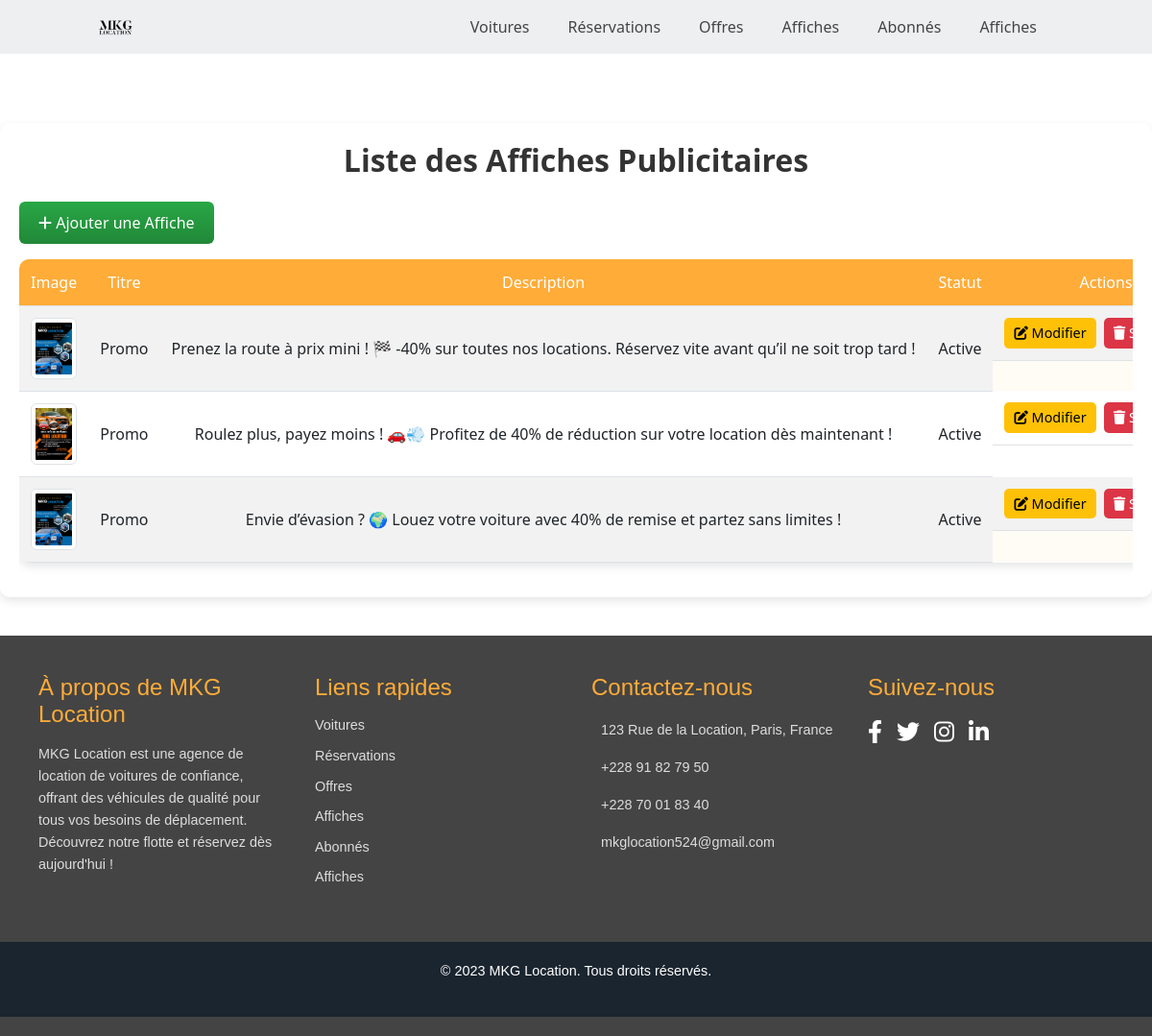
Page /affiche/ on the committed database.
### vehicules/models.py (models this page shows, shortened)
class PromotionSlide(models.Model):
    image = models.ImageField(upload_to='promotions/')  # Stocke les images dans le dossier 'promotions/'
    title = models.CharField(max_length=100)  # Titre de la promotion
    description = models.TextField()  # Description de la promotion
    is_active = models.BooleanField(default=True)  # Permet d'activer/désactiver une slide

### vehicules/views.py (the view)
# urls.py: path('affiche/', views.liste_affiches, name='liste_affiches'),
def liste_affiches(request):
    affiches = PromotionSlide.objects.all()
    return render(request, 'dashboard/affiche/liste_affiches.html', {'affiches': affiches})

### vehicules/templates/dashboard/Affiche/liste_affiches.html (shortened to what this page needs)
{% load static %}
<!DOCTYPE html>
<html lang="fr">
<head>
    <link href="https://cdn.jsdelivr.net/npm/bootstrap@5.3.0/dist/css/bootstrap.min.css" rel="stylesheet">
    <link href="https://cdnjs.cloudflare.com/ajax/libs/font-awesome/6.0.0-beta3/css/all.min.css" rel="stylesheet">
</head>
<body>
    <header class="section">
        <div class="logo">
            <a href="{% url 'dashboard' %}">
                <img src="{% static 'images/logomkg.png' %}" alt="Logo MKG">
            </a>
        </div>
        <div class="navbar-container">
            <ul class="navbar">
                <li><a href="{% url 'liste_voitures' %}">Voitures</a></li>
                <li><a href="{% url 'liste_reservations' %}">Réservations</a></li>
                <li><a href="{% url 'liste_offres' %}">Offres</a></li>
                <li><a href="{% url 'liste_affiches' %}">Affiches</a></li>
                <li><a href="{% url 'liste_abonnes' %}">Abonnés</a></li>
                <li><a href="{% url 'liste_affiches' %}">Affiches</a></li>
            </ul>
        </div>
    </header>
    <main>
        <div class="container mt-5">
            <h1 class="mb-4">Liste des Affiches Publicitaires</h1>
            <a href="{% url 'ajouter_affiche' %}" class="btn btn-success mb-3">
                <i class="fas fa-plus"></i> Ajouter une Affiche
            </a>
            <div class="table-responsive">
                <table class="table table-striped table-hover">
                    <thead>
                        <tr>
                            <th>Image</th>
                            <th>Titre</th>
                            <th>Description</th>
                            <th>Statut</th>
                            <th>Actions</th>
                        </tr>
                    </thead>
                    <tbody>
                        {% for affiche in affiches %}
                        <tr>
                            <td>
                                <img src="{{ affiche.image.url }}" alt="{{ affiche.title }}" class="img-thumbnail" width="100">
                            </td>
                            <td>{{ affiche.title }}</td>
                            <td>{{ affiche.description }}</td>
                            <td>{{ affiche.is_active|yesno:"Active,Inactive" }}</td>
                            <td class="d-flex gap-2">
                                <a href="{% url 'modifier_affiche' affiche.id %}" class="btn btn-warning btn-sm">
                                    <i class="fas fa-edit"></i> Modifier
                                </a>
                                <a href="{% url 'supprimer_affiche' affiche.id %}" class="btn btn-danger btn-sm">
                                    <i class="fas fa-trash"></i> Supprimer
                                </a>
                            </td>
                        </tr>
                        {% endfor %}
                    </tbody>
                </table>
            </div>
        </div>
    </main>
    <footer class="footer">
        <div class="footer-container">
            <div class="footer-section">
                <h3>À propos de MKG Location</h3>
                <p>MKG Location est une agence de location de voitures de confiance, offrant des véhicules de qualité pour tous vos besoins de déplacement. Découvrez notre flotte et réservez dès aujourd'hui !</p>
            </div>
            <div class="footer-section">
                <h3>Liens rapides</h3>
                <ul>
                    <li><a href="{% url 'liste_voitures' %}">Voitures</a></li>
                    <li><a href="{% url 'liste_reservations' %}">Réservations</a></li>
                    <li><a href="{% url 'liste_offres' %}">Offres</a></li>
                    <li><a href="{% url 'liste_affiches' %}">Affiches</a></li>
                    <li><a href="{% url 'liste_abonnes' %}">Abonnés</a></li>
                    <li><a href="{% url 'liste_affiches' %}">Affiches</a></li>
                </ul>
            </div>
            <div class="footer-section">
                <h3>Contactez-nous</h3>
                <ul>
                    <li> 123 Rue de la Location, Paris, France</li>
                    <li><a href="https://wa.me/22891827950" target="_blank"> +228 91 82 79 50</a></li>
                    <li><a href="https://wa.me/22870018340" target="_blank"> +228 70 01 83 40</a></li>
                    <li> mkglocation524@gmail.com</li>
                </ul>
            </div>
            <div class="footer-section">
                <h3>Suivez-nous</h3>
                <div class="social-icons">
                    <a href="#"><i class="fab fa-facebook-f"></i></a>
                    <a href="#"><i class="fab fa-twitter"></i></a>
                    <a href="#"><i class="fab fa-instagram"></i></a>
                    <a href="#"><i class="fab fa-linkedin-in"></i></a>
                </div>
            </div>
        </div>
        <div class="copyright">
            <p>&copy; 2023 MKG Location. Tous droits réservés.</p>
        </div>
    </footer>
</body>
</html>

### vehicules/templates/dashboard/Affiche/liste_affiches.html (style rules this page uses)
header.section { position: fixed; top: 0; left: 0; right: 0; z-index: 1000; display: flex; align-items: center; justify-content: space-between; background: #eeeff1; padding: 15px 100px; transition: background 0.3s ease, padding 0.3s ease; }
.logo img { width: 40px; }
.navbar { display: flex; list-style: none; padding: 0; margin: 0; }
.navbar li { position: relative; }
.navbar a { font-size: 1rem; padding: 10px 20px; color: #444; font-weight: 500; text-decoration: none; }
.navbar a::after { content: ''; width: 0; height: 3px; background: linear-gradient(#fe5b3d, #ffac38); position: absolute; bottom: -4px; left: 0; transition: 0.5s; }
.footer { background: #444; color: #fff; padding: 40px 0 20px; font-family: "Poppins", sans-serif; }
.footer-container { display: grid; grid-template-columns: repeat(auto-fit, minmax(250px, 1fr)); gap: 2rem; padding: 0 40px; max-width: 1200px; margin: 0 auto; }
.footer-section { margin-bottom: 20px; }
.footer-section h3 { font-size: 1.5rem; margin-bottom: 15px; color: #ffac38; }
.footer-section p { font-size: 0.9rem; line-height: 1.6; color: #ddd; }
.footer-section ul { list-style: none; padding: 0; }
.footer-section ul li { margin-bottom: 10px; font-size: 0.9rem; color: #ddd; }
.footer-section ul li a { color: #ddd; text-decoration: none; transition: color 0.3s ease; }
.social-icons { display: flex; gap: 15px; }
.social-icons a { color: #fff; font-size: 1.5rem; transition: color 0.3s ease; }
.copyright { padding: 20px; display: flex; justify-content: center; align-items: center; background: #1a252f; margin-top: 20px; }
.copyright p { color: #fff; font-size: 0.9rem; }
main { padding-top: 80px; padding-bottom: 40px; }
.container { max-width: 100%; margin: 0 auto; padding: 20px; background: #fff; border-radius: 10px; box-shadow: 0 4px 10px rgba(0, 0, 0, 0.1); }
h1 { font-size: 2rem; font-weight: 600; color: #333; text-align: center; margin-bottom: 1.5rem; }
.btn-success { background: linear-gradient(#28a745, #218838); border: none; padding: 10px 20px; font-size: 1rem; font-weight: 500; transition: background 0.3s ease; margin-bottom: 1.5rem; }
.table-responsive { overflow-x: auto; }
.table { width: 100%; background-color: #fff; border-radius: 10px; overflow: hidden; box-shadow: 0 4px 10px rgba(0, 0, 0, 0.1); }
.table th, .table td { padding: 12px; vertical-align: middle; text-align: center; white-space: nowrap; }
.table th { background-color: #ffac38; color: #fff; font-weight: 500; }
.table-striped tbody tr:nth-of-type(odd) { background-color: rgba(255, 172, 56, 0.05); }
.table td.d-flex { display: flex; justify-content: center; align-items: center; gap: 8px; }
.btn-warning, .btn-danger { padding: 5px 10px; font-size: 0.9rem; font-weight: 500; border: none; border-radius: 5px; cursor: pointer; transition: background 0.3s ease; }
.btn-warning { background: #ffc107; color: #000; }
.btn-danger { background: #dc3545; color: #fff; }

### rows in the picture
PromotionSlide: image (picture), title "Promo", description "Prenez la route à prix mini ! 🏁 -40% sur toutes nos locations. Réservez vite avant qu’il ne soit trop tard !", is_active "Active"
PromotionSlide: image (picture), title "Promo", description "Roulez plus, payez moins ! 🚗💨 Profitez de 40% de réduction sur votre location dès maintenant !", is_active "Active"
PromotionSlide: image (picture), title "Promo", description "Envie d’évasion ? 🌍 Louez votre voiture avec 40% de remise et partez sans limites !", is_active "Active"
